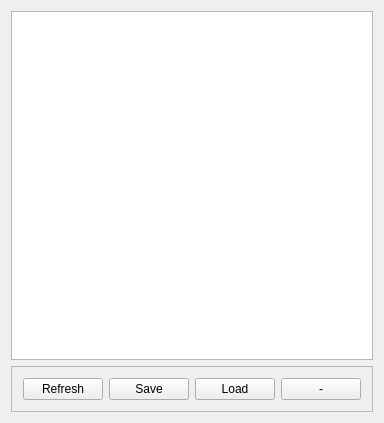
<?xml version="1.0" encoding="UTF-8"?>
<ui version="4.0">
 <class>PresetsWidgetClass</class>
 <widget class="QWidget" name="PresetsWidgetClass">
  <property name="geometry">
   <rect>
    <x>0</x>
    <y>0</y>
    <width>382</width>
    <height>423</height>
   </rect>
  </property>
  <property name="windowTitle">
   <string>PresetsWidget</string>
  </property>
  <layout class="QGridLayout" name="gridLayout">
   <item row="0" column="0">
    <widget class="QListWidget" name="listPresets"/>
   </item>
   <item row="1" column="0">
    <widget class="QFrame" name="frame">
     <property name="frameShape">
      <enum>QFrame::Shape::StyledPanel</enum>
     </property>
     <property name="frameShadow">
      <enum>QFrame::Shadow::Raised</enum>
     </property>
     <layout class="QHBoxLayout" name="horizontalLayout">
      <item>
       <spacer name="horizontalSpacer">
        <property name="orientation">
         <enum>Qt::Orientation::Horizontal</enum>
        </property>
        <property name="sizeHint" stdset="0">
         <size>
          <width>40</width>
          <height>20</height>
         </size>
        </property>
       </spacer>
      </item>
      <item>
       <widget class="QPushButton" name="buttonRefresh">
        <property name="text">
         <string>Refresh</string>
        </property>
       </widget>
      </item>
      <item>
       <widget class="QPushButton" name="buttonSave">
        <property name="text">
         <string>Save</string>
        </property>
       </widget>
      </item>
      <item>
       <widget class="QPushButton" name="buttonLoad">
        <property name="text">
         <string>Load</string>
        </property>
       </widget>
      </item>
      <item>
       <widget class="QPushButton" name="buttonRemove">
        <property name="text">
         <string>-</string>
        </property>
       </widget>
      </item>
     </layout>
    </widget>
   </item>
  </layout>
 </widget>
 <layoutdefault spacing="6" margin="11"/>
 <resources/>
 <connections/>
</ui>
